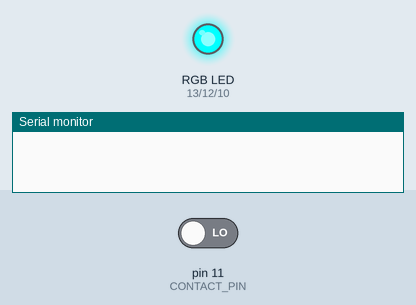
A sketch run on a simulated Arduino Uno, built with avr-gcc and run on an emulated ATmega328P. Parts: an RGB LED mixed from three pins (HIGH = lit), the last lines printed to the serial monitor. The inputs (shaded band) are chosen by the test bench; at power-on: pin 11 (CONTACT_PIN) LOW.

Above: at 1.2 s.
1.3 s: pin 11 (CONTACT_PIN) driven HIGH
At 2.3 s:
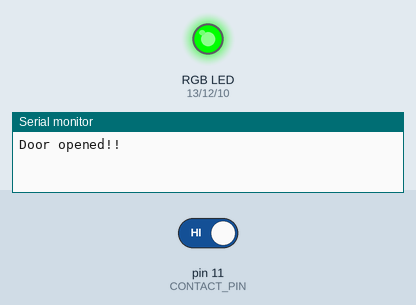
2.8 s: pin 11 (CONTACT_PIN) driven LOW
At 3.4 s:
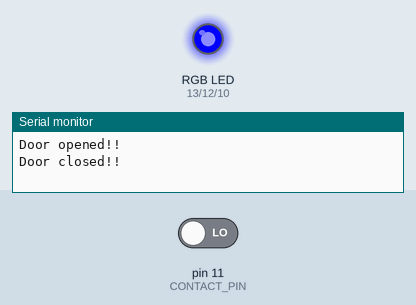
Timing chart, 0 to 5.8 s (numbered marks = the images above; inputs shaded):
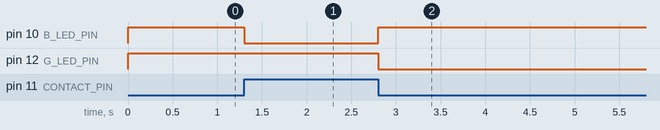

Measured:
- after the input at 1.3 s, pin 10 (B_LED_PIN): HIGH → LOW at once
- after the input at 2.8 s, pin 10 (B_LED_PIN): LOW → HIGH at once; pin 12 (G_LED_PIN): HIGH → LOW at once

The sketch:

test_security_contact_arduino.ino
```cpp
//Button pin
const int CONTACT_PIN = 11;

//R LED pin
const int R_LED_PIN = 13;

//G LED pin
const int G_LED_PIN = 12;

//B LED pin
const int B_LED_PIN = 10;

//Door state
boolean open;

//Attribute that defines the button state
boolean buttonState;

//Current time when the button is tapped
long currTime;

//Number of current attempts
byte attempts;

void setup()
{
  Serial.begin(9600);
  buttonState = false;

  pinMode(R_LED_PIN, OUTPUT);
  pinMode(G_LED_PIN, OUTPUT);
  pinMode(B_LED_PIN, OUTPUT);
  pinMode(CONTACT_PIN,INPUT);

  setColor(0, 255, 255);
}

void loop()
{
   //Button input read and processing
  if(!buttonState) {
    if(digitalRead(CONTACT_PIN)) {
      currTime = millis();
      buttonState = true;
      setColor(0, 255, 0);
      open = true;
      attempts = 0;
      Serial.println("Door opened!!");
    }
  }
  else {
    if(digitalRead(CONTACT_PIN)) {
      if((millis()-currTime)>=30000) {
        setColor(255, 0, 0);
        Serial.println("Door opened too much time!!");
      }
    }else{
      setColor(0, 0, 255);
      open = false;
      buttonState = false;
      Serial.println("Door closed!!");
    }
  }
  delay(100);
}

//Method that outputs the RGB specified color
void setColor(int redValue, int greenValue, int blueValue) {
  analogWrite(R_LED_PIN, redValue);
  analogWrite(G_LED_PIN, greenValue);
  analogWrite(B_LED_PIN, blueValue);
}
```
